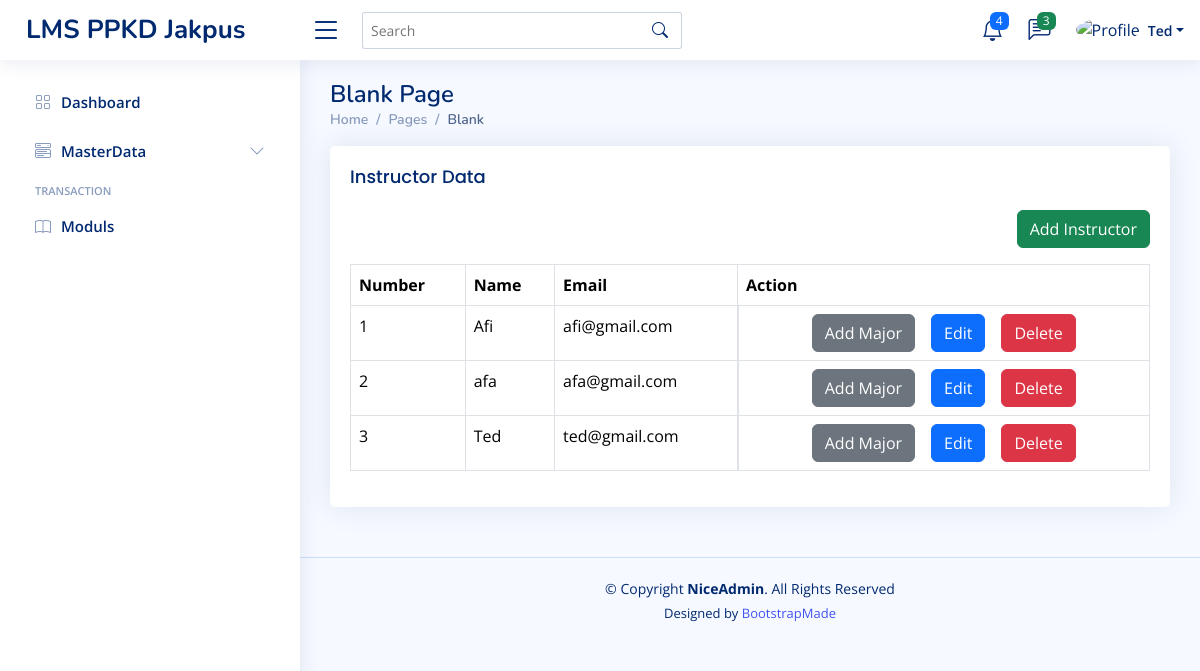
/home.php?page=/instruct/instructor (signed in), run on the app's committed database.
### tables this page shows
CREATE TABLE `instructors` (
  `instructor_id` int(11) NOT NULL,
  `instructor_name` varchar(50) NOT NULL,
  `instructor_gender` tinyint(1) NOT NULL,
  `instructor_education` varchar(30) NOT NULL,
  `instructor_phone` int(15) NOT NULL,
  `instructor_email` varchar(50) NOT NULL,
  `instructor_password` varchar(100) NOT NULL,
  `instructor_address` text NOT NULL,
  `created_at` timestamp NOT NULL DEFAULT current_timestamp(),
  `updated_at` timestamp NULL DEFAULT NULL ON UPDATE current_timestamp(),
  `deleted_at` tinyint(4) NOT NULL DEFAULT 0
);

### content/instruct/instructor.php (the view)
<?php
$query = mysqli_query($config, "SELECT * FROM instructors WHERE deleted_at = 0 ORDER BY instructor_id DESC");
$row = mysqli_fetch_all($query, MYSQLI_ASSOC);
?>
<div class="row">
    <div class="col-12">
        <div class="card">
            <div class="card-body ">
                <h5 class="card-title">Instructor Data</h5>
                <div class="mb-3" align="right">
                    <a href="?page=/instruct/add_instructor" class="btn btn-success">Add Instructor</a>
                </div>
                <div class="table-responsive">
                    <table class="table table-bordered">
                        <thead class="">
                            <tr>
                                <th>Number</th>
                                <th>Name</th>
                                <th>Email</th>
                                <th>Action</th>
                            </tr>
                        </thead>
                        <tbody>
                            <?php foreach ($row as $key => $instructor) : ?>
                                <tr>
                                    <td><?= $key += 1 ?></td>
                                    <td><?= $instructor['instructor_name'] ?></td>
                                    <td><?= $instructor['instructor_email'] ?></td>
                                    <td class="d-flex justify-content-center">
                                        <a href="?page=/instruct/add_instructor_major&id=<?= $instructor['instructor_id'] ?>"
                                            class="btn btn-secondary me-2 ms-2">Add Major</a>
                                        <a href="?page=/instruct/add_instructor&edit=<?= $instructor['instructor_id'] ?>"
                                            class="btn btn-primary me-2 ms-2">Edit</a>
                                        <a onclick="return confirm('Are you Sure want to delete this data??')"
                                            href="?page=instruct/add_instructor&delete=<?= $instructor['instructor_id'] ?>"
                                            class="btn btn-danger me-2 ms-2">Delete</a>
                                    </td>
                                </tr>
                            <?php endforeach ?>
                        </tbody>
                    </table>
                </div>
            </div>
        </div>
    </div>
</div>

### assets/css/style.css (style rules this page uses)
:root { scroll-behavior: smooth; }
body { font-family: "Open Sans", sans-serif; background: #f6f9ff; color: #444444; }
a { color: #4154f1; text-decoration: none; }
h1, h2, h3, h4, h5, h6 { font-family: "Nunito", sans-serif; }
.card { margin-bottom: 30px; border: none; border-radius: 5px; box-shadow: 0px 0 30px rgba(1, 41, 112, 0.1); }
.card-title { padding: 20px 0 15px 0; font-size: 18px; font-weight: 500; color: #012970; font-family: "Poppins", sans-serif; }
.card-body { padding: 0 20px 20px 20px; }

### data on the page
instructors: key "1", instructor_name "Afi", instructor_email "afi@gmail.com"
instructors: key "2", instructor_name "afa", instructor_email "afa@gmail.com"
instructors: key "3", instructor_name "Ted", instructor_email "ted@gmail.com"

### other printed values
$name "Ted"
